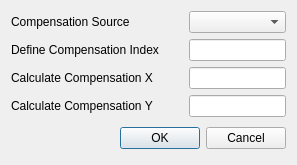
<?xml version="1.0" encoding="UTF-8"?>
<ui version="4.0">
 <class>Dialog_ProcessSetting_Measurement</class>
 <widget class="QDialog" name="Dialog_ProcessSetting_Measurement">
  <property name="geometry">
   <rect>
    <x>0</x>
    <y>0</y>
    <width>297</width>
    <height>161</height>
   </rect>
  </property>
  <property name="windowTitle">
   <string>Measurement Process Setting</string>
  </property>
  <layout class="QFormLayout" name="formLayout">
   <property name="horizontalSpacing">
    <number>30</number>
   </property>
   <item row="1" column="0">
    <widget class="QLabel" name="label_Measurement_Source">
     <property name="text">
      <string>Compensation Source</string>
     </property>
    </widget>
   </item>
   <item row="1" column="1">
    <widget class="QComboBox" name="comboBox_Measurement_Source"/>
   </item>
   <item row="2" column="0">
    <widget class="QLabel" name="label_Measurement_Index">
     <property name="text">
      <string>Define Compensation Index</string>
     </property>
    </widget>
   </item>
   <item row="2" column="1">
    <widget class="QLineEdit" name="lineEdit_Measurement_Index"/>
   </item>
   <item row="3" column="0">
    <widget class="QLabel" name="label_Measurement_X">
     <property name="text">
      <string>Calculate Compensation X</string>
     </property>
    </widget>
   </item>
   <item row="4" column="0">
    <widget class="QLabel" name="label_Measurement_Y">
     <property name="text">
      <string>Calculate Compensation Y</string>
     </property>
    </widget>
   </item>
   <item row="5" column="0" colspan="2">
    <layout class="QHBoxLayout" name="Buttons_Measurement">
     <property name="spacing">
      <number>6</number>
     </property>
     <property name="leftMargin">
      <number>0</number>
     </property>
     <property name="topMargin">
      <number>0</number>
     </property>
     <property name="rightMargin">
      <number>0</number>
     </property>
     <property name="bottomMargin">
      <number>0</number>
     </property>
     <item>
      <spacer>
       <property name="orientation">
        <enum>Qt::Horizontal</enum>
       </property>
       <property name="sizeHint" stdset="0">
        <size>
         <width>131</width>
         <height>31</height>
        </size>
       </property>
      </spacer>
     </item>
     <item>
      <widget class="QPushButton" name="Button_Measurement_OK">
       <property name="text">
        <string>OK</string>
       </property>
      </widget>
     </item>
     <item>
      <widget class="QPushButton" name="Button_Measurement_Cancel">
       <property name="text">
        <string>Cancel</string>
       </property>
      </widget>
     </item>
    </layout>
   </item>
   <item row="3" column="1">
    <widget class="QLineEdit" name="lineEdit_Measurement_X"/>
   </item>
   <item row="4" column="1">
    <widget class="QLineEdit" name="lineEdit_Measurement_Y"/>
   </item>
  </layout>
 </widget>
 <resources/>
 <connections/>
</ui>
